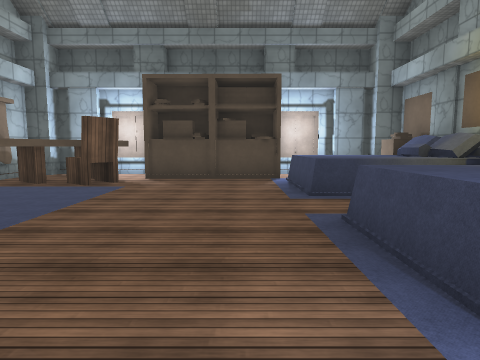
[1] (above)

21 first-person views from a walk through a 3-D level made in the Unity game engine. The camera is 1.4 m above the floor, tilts 6° down and sees 75° across. The floor is counted in squares, 2 m on a side. Each view is taken from the middle of a square. On the plan, view 1 faces up. The plan holds only what a view shows up to about 10 squares ahead; the rest is blank. Door leaves are left out, so doorways stand open. Some surface patterns are stand-ins.

[2]
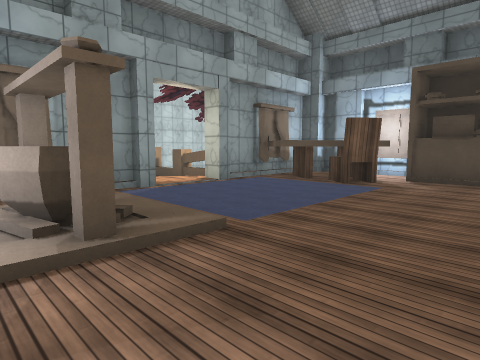

[3]
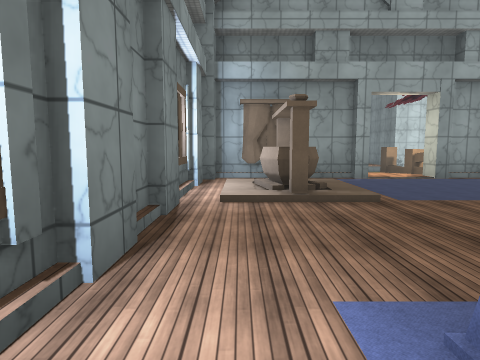

[4]
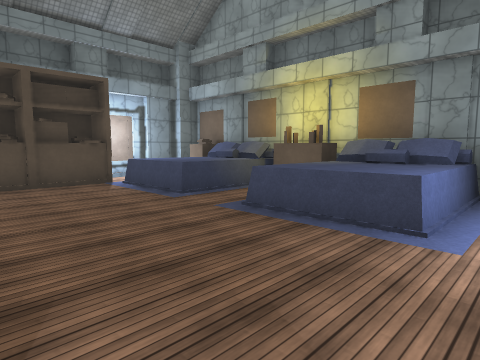

[5]
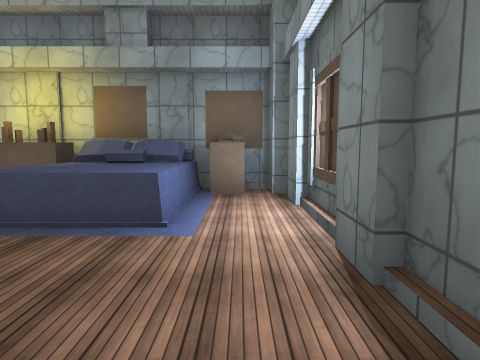

[6]
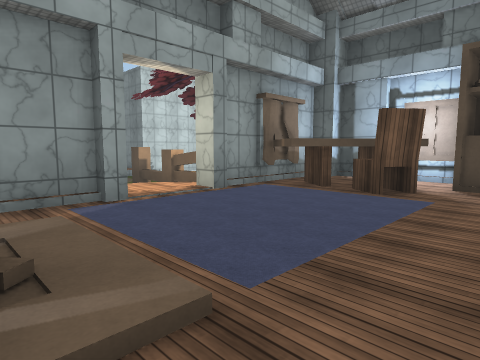

[7]
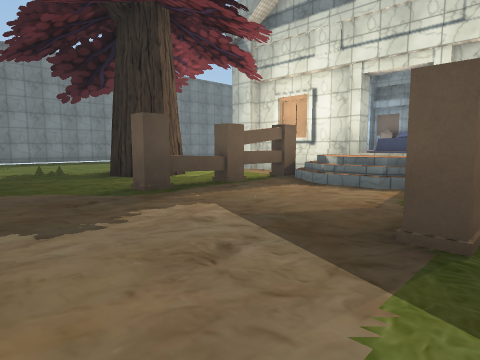

[8]
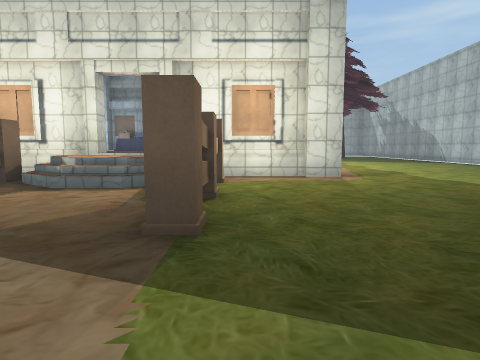

[9]
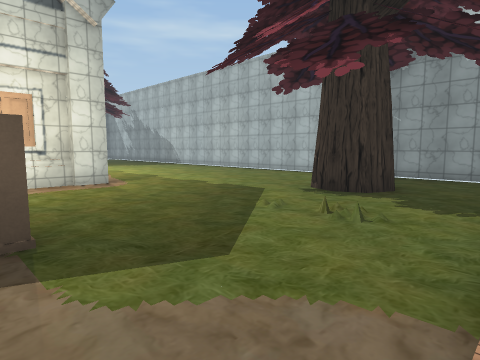

[10]
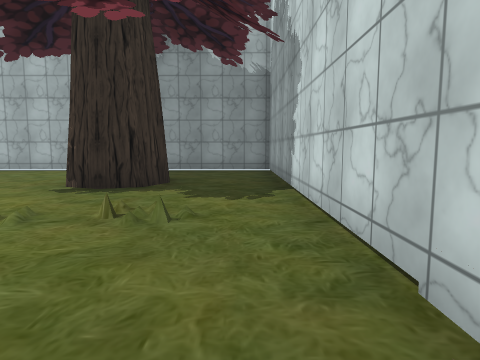

[11]
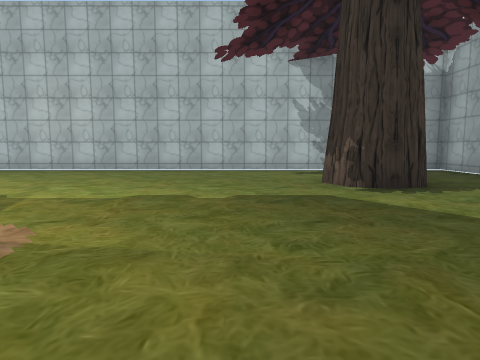

[12]
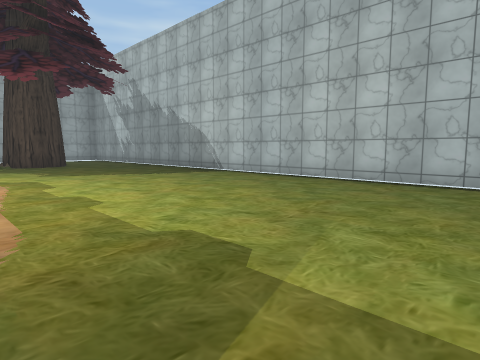

[13]
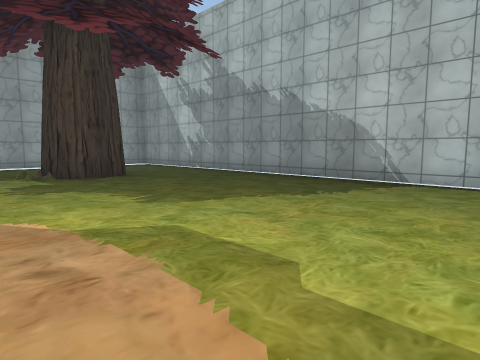

[14]
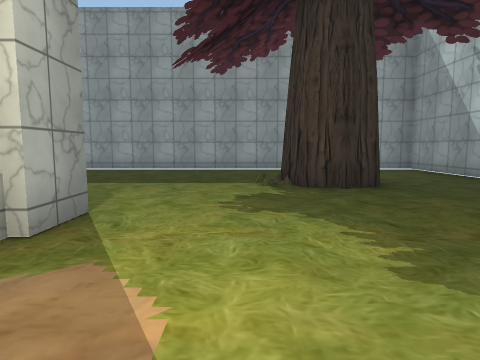

[15]
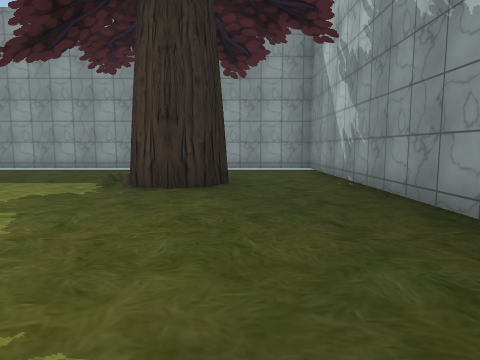

[16]
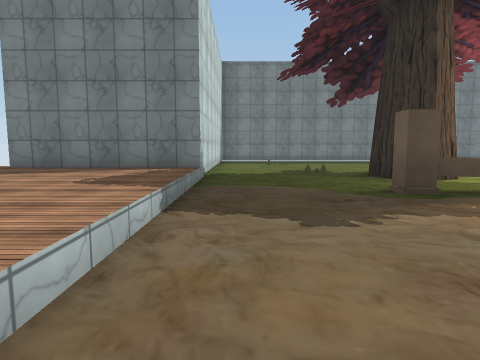

[17]
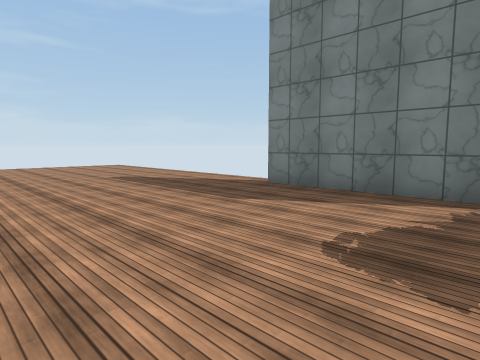

[18]
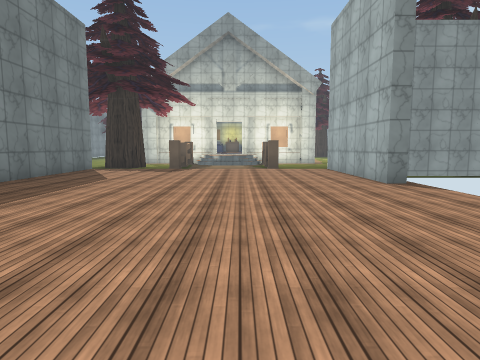

[19]
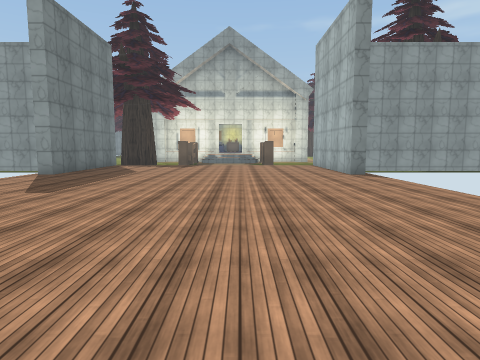

[20]
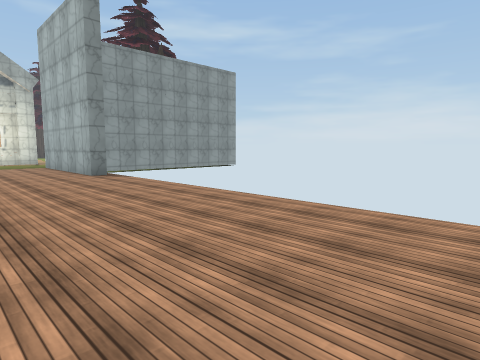

[21]
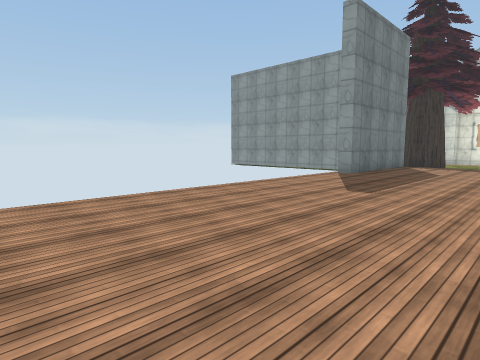

### Floor plan
Key: @ floor where view 1 was taken; # wall or solid block; . main floor; : floor 0.5 m higher than the main floor; + floor 1 m higher than the main floor; / step, stairs or slope; D open door; = window, fence, low wall or low ledge; P painting; C chair; B bed; R rug; A cauldron; T tree; O other object.
Columns run from 26 left of view 1 to 11 right of it. Each row starts with its distance up from view 1.
 12                ..
 11             #.....
 10             #..#..
  9             #.... T
  8 ::::::::#####....##..####  ####
  7 ::::::::::::/........#####OO #P
  6 ::::::::::::/...#=##.##C+++BBBR
  5 ::::::::::::/......//#+++++BBBR
  4 ::::::::::::/....../+D+++++++ #
  3 ::::::::::::/....../+D++++++  #
  2 ::::::::::::/......# #+++++BBB#      #
  1 ::::::::::::/...##...#/AA++BBB#    ..#
  0 ::::::::#####........#///+@+++# .....#
 -1             #........##########......#
 -2             #........................#
 -3             #........................#
 -4             #....................#...#
 -5             #..#T................#T  #
 -6             #..  ....................#
 -7             #........................#
 -8             #........................#
 -9             ####T#####################

Positions as (right, up) in squares from view 1, and headings:
1: (0, 0), facing up
2: (0, 0), facing up-left
3: (2, 0), facing left
4: (-2, 0), facing up-right
5: (-2, 0), facing right
6: (-1, 1), facing up-left
7: (-13, 1), facing up-right
8: (-13, 1), facing right
9: (-14, 2), facing down-right
10: (-13, 1), facing down
11: (-8, 1), facing down
12: (-6, -2), facing down-right
13: (-1, -2), facing down-right
14: (1, -3), facing right
15: (1, -6), facing right
16: (-13, 1), facing up
17: (-14, 3), facing up-left
18: (-24, 3), facing right
19: (-26, 3), facing right
20: (-26, 3), facing down-right
21: (-26, 4), facing up-right
